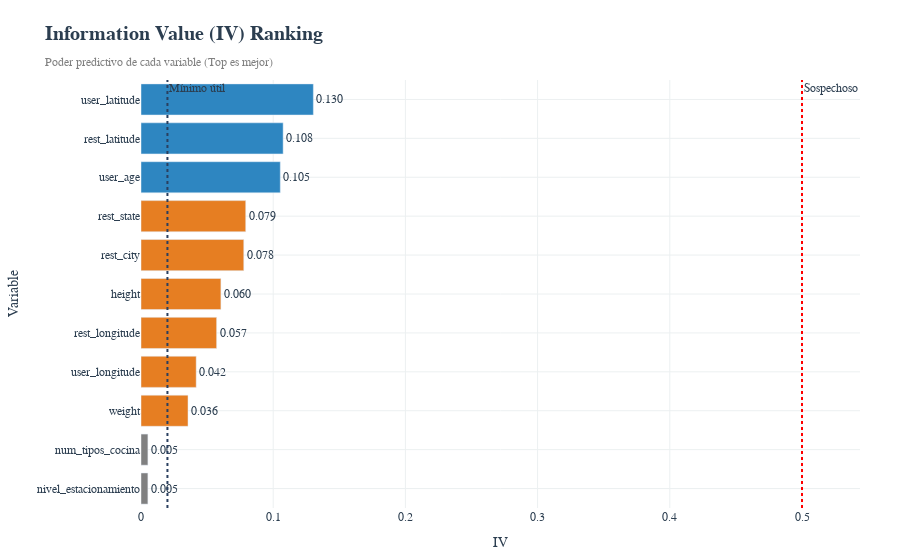

Notebook code cell kept with this figure:
### Code cell
# ==============================================================================
#  RANKING DE PODER PREDICTIVO (IV)
# ==============================================================================
try:
    print("\n[5/7] 🎯 Ejecutando Ranking IV...")
    
    top_features, iv_dict = fn.analysis.select_best_features_iv(
        df_limpio, # <--- INPUT ORIGINAL
        target_col='target_exitoso', 
        logger=logger
    )
    
    print(f"   🏆 Top Variables según Information Value:")
    print(f"      {top_features}")
    
    iv_clean = {k:v for k,v in iv_dict.items() if v > 0.001 and 'ID' not in k}
    
    if iv_clean:
        fig_iv = plot_lib.plot_iv_ranking(iv_clean)
        fig_iv.show()
    else:
        print("      ⚠️ No se pudo calcular IV.")

except Exception as e:
    logger.error(f"Error IV: {e}")

### Figure 1 — Plotly figure (JSON) as saved in the notebook; plotly's stock layout.template omitted (floating-point values rounded to 4 significant figures)
{"data": [{"hovertemplate": "IV=%{text}<br>Variable=%{y}<extra></extra>", "legendgroup": "", "marker": {"color": ["gray", "gray", "#E67E22", "#E67E22", "#E67E22", "#E67E22", "#E67E22", "#E67E22", "#2E86C1", "#2E86C1", "#2E86C1"], "pattern": {"shape": ""}}, "name": "", "orientation": "h", "showlegend": false, "text": [0.00521, 0.00522, 0.03556, 0.04174, 0.05721, 0.06044, 0.07774, 0.07922, 0.1054, 0.1075, 0.1304], "textposition": "outside", "texttemplate": "%{text:.3f}", "type": "bar", "x": [0.00521, 0.00522, 0.03556, 0.04174, 0.05721, 0.06044, 0.07774, 0.07922, 0.1054, 0.1075, 0.1304], "xaxis": "x", "y": ["nivel_estacionamiento", "num_tipos_cocina", "weight", "user_longitude", "rest_longitude", "height", "rest_city", "rest_state", "user_age", "rest_latitude", "user_latitude"], "yaxis": "y"}], "layout": {"annotations": [{"showarrow": false, "text": "Mínimo útil", "x": 0.02, "xanchor": "left", "xref": "x", "y": 1, "yanchor": "top", "yref": "y domain"}, {"showarrow": false, "text": "Sospechoso", "x": 0.5, "xanchor": "left", "xref": "x", "y": 1, "yanchor": "top", "yref": "y domain"}], "barmode": "relative", "font": {"color": "#2C3E50", "family": "Arial"}, "hovermode": "closest", "legend": {"tracegroupgap": 0}, "margin": {"b": 40, "l": 40, "r": 40, "t": 80}, "paper_bgcolor": "#FFFFFF", "plot_bgcolor": "#FFFFFF", "shapes": [{"line": {"dash": "dot"}, "type": "line", "x0": 0.02, "x1": 0.02, "xref": "x", "y0": 0, "y1": 1, "yref": "y domain"}, {"line": {"color": "red", "dash": "dot"}, "type": "line", "x0": 0.5, "x1": 0.5, "xref": "x", "y0": 0, "y1": 1, "yref": "y domain"}], "title": {"font": {"color": "#2C3E50", "family": "Arial", "size": 20}, "text": "<b>Information Value (IV) Ranking</b><br><span style='font-size:12px;color:gray'>Poder predictivo de cada variable (Top es mejor)</span>"}, "xaxis": {"anchor": "y", "domain": [0, 1], "gridcolor": "#ECF0F1", "showgrid": true, "title": {"text": "IV"}}, "yaxis": {"anchor": "x", "domain": [0, 1], "gridcolor": "#ECF0F1", "showgrid": true, "title": {"text": "Variable"}}}}
